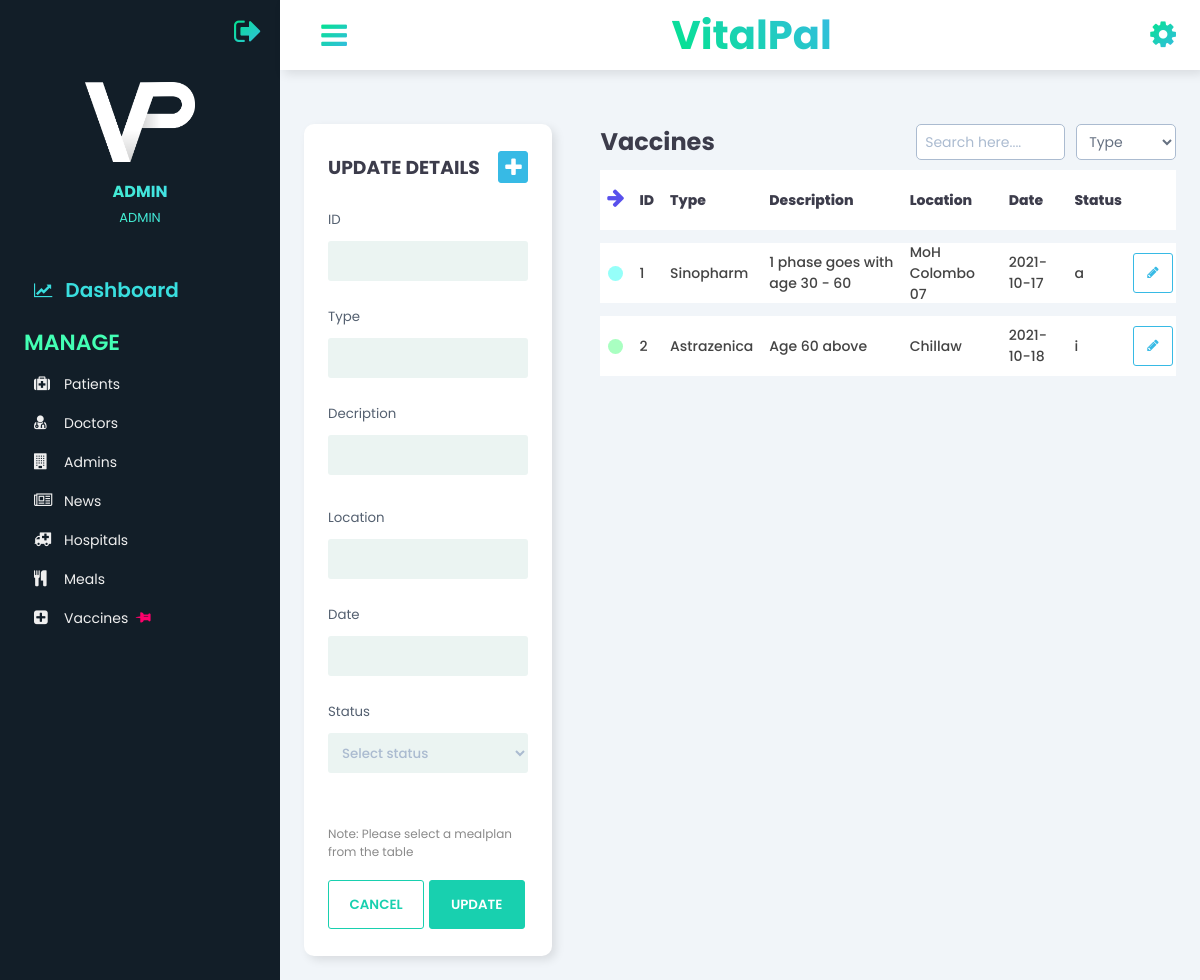
Page /admin/Vaccines.php (signed in) on the committed database.
### tables this page shows
CREATE TABLE IF NOT EXISTS `vaccine` (
  `vaccine_ID` int(4) NOT NULL AUTO_INCREMENT,
  `type` varchar(30) NOT NULL,
  `description` varchar(200) NOT NULL,
  `location` varchar(20) NOT NULL,
  `date` date NOT NULL,
  `v_status` varchar(1) NOT NULL,
  PRIMARY KEY (`vaccine_ID`)
);

### classes/vaccine.php (called while the page is built, shortened)
<?php
    class Vaccine {
        public function __construct() {
            $con = mysqli_connect(HOST, USER, PASS, DB) or die('Connection Error! '.mysqli_error());
            $this->vpc=$con;
        }
        public function v_fetchdata(){
            $result=mysqli_query($this->vpc,"SELECT * FROM vaccine");
            return $result;
        }
    }
?>

### admin/Vaccines.php (the view, shortened to what this page needs)
<?php
include_once("../classes/vaccine.php");
include_once '../classes/admin.php';
$admin = new Admin;
$id = $_SESSION['id'];
?>
<!DOCTYPE html>
<html>
    <head>
        <link rel="stylesheet" href="../css/style_3.css?v=<?php echo time(); ?>">
        <link href="https://stackpath.bootstrapcdn.com/font-awesome/4.7.0/css/font-awesome.min.css" rel="stylesheet">
    </head>
<body>
    <div class="sidebar">
        <div class="sidebar-logout">
            <div class="logout-flex">
                <div class="logout-icons">
                <a href="?q=logout"><span class="fa fa-sign-out"></span></a>
                </div>
            </div>
        </div>
        <div class="sidebar-main">
            <div class="sidebar-user">
                <img src="../images/vitalpal_logo_bw.png" alt="">
                <div class="user-info">
                    <h3><?php $admin->a_name($id);?></h3>
                    <span>ADMIN</span>
                </div>
            </div>
            <div class="sidebar-menu">
                <ul>
                    <li>
                        <a href="Dashboard.php" class="dash">
                            <span class="fa fa-line-chart"></span>
                            Dashboard
                        </a>
                    </li>
                </ul>
                <div class="menu-head">
                    <span>Manage</span>
                </div>
                <ul>
                    <li>
                        <a href="Patients.php">
                            <div class="side-icon">
                                <span class="fa fa-medkit"></span>
                            </div>
                            Patients
                        </a>
                    </li>
                    <li>
                        <a href="Doctors.php">
                            <div class="side-icon">
                                <span class="fa fa-user-md"></span>
                            </div>
                            Doctors
                        </a>
                    </li>
                    <li>
                        <a href="Admins.php">
                            <div class="side-icon">
                                <span class="fa fa-building"></span>
                            </div>
                            Admins
                        </a>
                    </li>
                    <li>
                        <a href="News.php">
                            <div class="side-icon">
                                <span class="fa fa-newspaper-o"></span>
                            </div>
                            News
                        </a>
                    </li>
                    <li>
                        <a href="Hospitals.php">
                            <div class="side-icon">
                                <span class="fa fa-ambulance"></span>
                            </div>
                            Hospitals
                        </a>
                    </li>
                    <li>
                        <a href="Meals.php">
                            <div class="side-icon">
                                <span class="fa fa-cutlery"></span>
                            </div>
                            Meals
                        </a>
                    </li>
                    <li>
                        <a href="Vaccines.php">
                            <div class="side-icon">
                                <span class="fa fa-plus-square"></span>
                            </div>
                            Vaccines
                            <div class="marker">
                                <span class="fa fa-thumb-tack"></span>
                            </div>
                        </a>
                    </li>
                </ul>
            </div>
        </div>
    </div>
    <div class="main-content">
        <header>
            <div class="menu-toggle">
                <label for="sidebar-toggle">
                    <span class="fa fa-bars"></span>
                </label>
            </div>
            <div class="header-heading">
                <a href="Dashboard.php"><h2>VitalPal</h2></a>
            </div>
            <div class="header-icons">
                <span class="fa fa-cog"> </span>
            </div>
        </header>
        <main>
            <div class="grid">
                <form action="" method="POST" id="form">
                    <div class="form-card">
                        <div class="form-head">
                            <h3>UPDATE DETAILS</h3>
                            <div  id="show-insert" class="showinsert"><span class="fa fa-plus"></span></div>
                        </div>
                        <div class="form-input">
                            <small>ID </small> <br>
                            <input  type="text" name="id" id="v_id" required data-readonly>
                        </div>
                        <div class="form-input">
                            <small>Type</small> <br>
                            <input  type="text" name="type" id="v_type" required>
                        </div>
                        <div class="form-input">
                            <small>Decription</small> <br>
                            <textarea type="text" name="description" id="v_description" required></textarea>
                        </div>
                        <div class="form-input">
                            <small>Location</small> <br>
                            <input  type="text" name="location" id="v_location" required>
                        </div>
                        <div class="form-input">
                            <small>Date</small> <br>
                            <input type="text" id="v_date" name="date" onfocus="(this.type='date')" onblur="(this.type='text')" required>
                        </div>
                        <div class="form-input">
                            <small>Status </small> <br>
                            <select name="status" class="currentstatus" id="v_status" required>
                                <option value="" selected hidden>Select status</option>
                            </select>
                        </div>
                        <div class="form-note">
                            <p>Note: Please select a mealplan from the table </p>
                        </div>
                        <div class="form-btn">
                            <input id="reset2" type="reset" name="reset"  class="cancel-btn" value="Cancel">
                            <input type="submit" name="submitUpdate" class="update-btn" value="Update" id="submitbtn">
                        </div>
                    </div>
                </form>
                <div class="data">
                    <div class="filtering">
                        <h2>Vaccines</h2>
                        <input type="text" name="search" id="search" placeholder="Search here...." >
                        <select data="fa fa-filter" name="filter" class="searchbyfilter" id="searchfilter" required>
                            <option value="2">Type</option>
                        </select>
                    </div>
                    <div class="table-responsive">
                        <table id="table" width="100%">
                            <tbody>
                                <tr class="table-heading">
                                    <td>
                                        <div class="indicator-heading">
                                            <span class="fa fa-arrow-down"></span>
                                        </div>
                                    </td>
                                    <td>
                                        <div>
                                            <p>ID</p>
                                        </div>
                                    </td>
                                    <td>
                                        <div>
                                            <p>Type</p>
                                        </div>
                                    </td>
                                    <td>
                                        <div>
                                            <p>Description</p>
                                        </div>
                                    </td>
                                    <td>
                                        <div>
                                            <p>Location</p>
                                        </div>
                                    </td>
                                    <td>
                                        <div>
                                            <p>Date</p>
                                        </div>
                                    </td>
                                    <td>
                                        <div>
                                            <p>Status</p>
                                        </div>
                                    </td>
                                    <td>
                                        <div>
                                        </div>
                                    </td>
                                </tr>
                                <?php
                                    include_once '../classes/vaccine.php';
                                    $fetchdata=new Vaccine();
                                    $sql=$fetchdata->v_fetchdata();
                                    $cnt=1;
                                    while($row=mysqli_fetch_array($sql))
                                    {
                                echo '
                                <tr>
                                    <td>
                                        <div>
                                            <span class="indicator"></span>
                                        </div>
                                    </td>
                                    <td id=id'.$cnt.'>
                                        <div>
                                            '.$row['vaccine_ID'].'
                                        </div>
                                    </td>
                                    <td id=type'.$cnt.'>
                                        <div>
                                            '.$row['type'].'
                                        </div>
                                    </td>
                                    <td id=description'.$cnt.'>
                                        <div>
                                            '.$row['description'].'
                                        </div>
                                    </td>
                                    <td id=location'.$cnt.'>
                                        <div>
                                            '.$row['location'].'
                                        </div>
                                    </td>
                                    <td id=date'.$cnt.'>
                                        <div>
                                            '.$row['date'].'
                                        </div>
                                    </td>
                                    <td id=status'.$cnt.'>
                                        <div>
                                            '.$row['v_status'].'
                                        </div>
                                    </td>
                                    <td>
                                        <div class="update">
                                            <button  id="updaterow" onclick="loadData('.$cnt.')"><span class="fa fa-pencil"></span></button>
                                        </div>
                                    </td>
                                </tr>
                                ';
                                   $cnt++;
                                    }
                                ?>
                            </tbody>
                        </table>
                    </div>
                </div>
            </div>
        </main>
    </div>
</body>
</html>

### classes/admin.php (shortened to what this page needs)
<?php
    class Admin {
        public function __construct() {
            $con = mysqli_connect(HOST, USER, PASS, DB) or die('Connection Error! '.mysqli_error());
            $this->vpc=$con;
        }
        public function a_name($id){
            $result = mysqli_query($this->vpc, "SELECT * FROM admin WHERE admin_id='$id'");
            $row = mysqli_fetch_array($result);
            echo $row['a_name'];
        }
    }
?>

### rows in the picture
vaccine: vaccine_ID "1", type "Sinopharm", description "1 phase goes with age 30 - 60", location "MoH Colombo 07", date "2021-10-17", v_status "a"
vaccine: vaccine_ID "2", type "Astrazenica", description "Age 60 above", location "Chillaw", date "2021-10-18", v_status "i"

### other values in the picture
$row['a_name'] "ADMIN"
